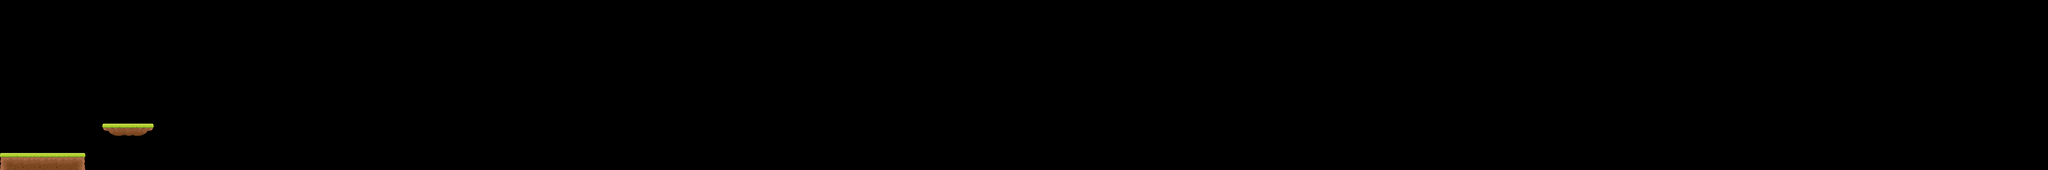

Rendered tile map (Tiled .tmx) drawn with the repository's tilesets; below, a short description and the map source with its tile grids summarised:
An orthogonal 120x10 tile map with 128x128 px tiles, 1 tile layer (foreground), 2 tilesets and 5 objects.

<map version="1.5" tiledversion="1.6.0" orientation="orthogonal" renderorder="right-down" width="120" height="10" tilewidth="128" tileheight="128" infinite="0" nextlayerid="7" nextobjectid="16">
 <properties>
  <property name="ScaleMap--Scrolling--X" type="bool" value="true" />
 </properties>
 <tileset firstgid="1" source="background.tsx" />
 <tileset firstgid="5" source="tileset.tsx" />
 <objectgroup id="6" name="background2">
  <object id="7" gid="2" x="3" y="1278" width="12800" height="768" />
  <object id="8" gid="23" x="4" y="516" width="12796" height="512" />
  <object id="14" gid="4" x="14856" y="860" width="500" height="500" />
 </objectgroup>
 <layer id="2" name="foreground" width="120" height="10">
  <data>[1200 cells, 8 non-empty, 6 distinct tile ids]</data>
 </layer>
 <objectgroup id="4" name="collision">
  <object id="4" x="1.33333" y="1152" width="637.333" height="129.333" />
  <object id="5" x="771.667" y="930">
   <polygon points="0,0 379.333,1.33333 379.333,29.6667 358.667,55.6667 280.333,93.3333 88.6667,93 -3,40.3333" />
  </object>
 </objectgroup>
</map>
